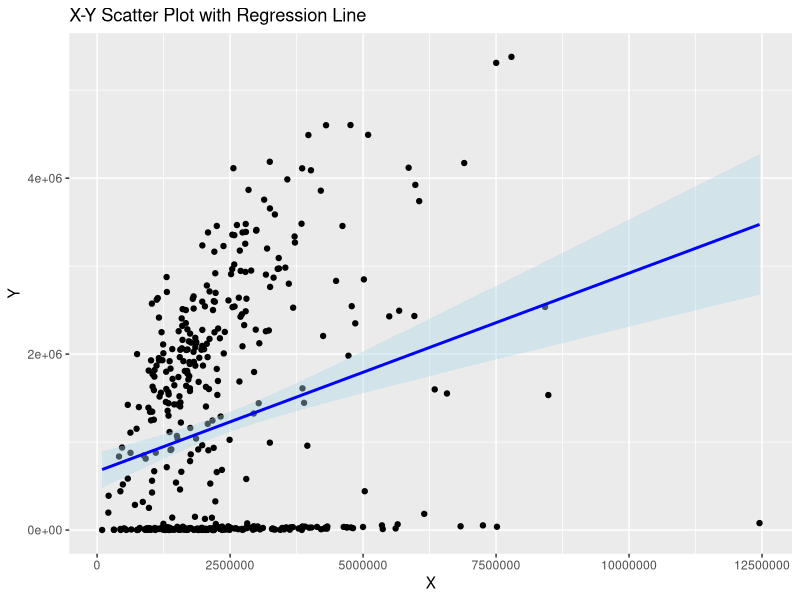

Write R code to recreate this figure.
## ---- chunk 1
knitr::opts_chunk$set(echo = TRUE)
getwd()
library(glue)
## ---- chunk 2
raw_data <- read.csv("Taipei City Energy Poverty.csv", header = TRUE)
raw_data
## ---- chunk 3
library(ggplot2)
plot <- ggplot(data=raw_data, aes(x=X2020income, y=X2020power)) +
  geom_point() +
  geom_smooth(method="lm", se=TRUE, color="blue", fill="lightblue") +
  labs(title="X-Y Scatter Plot with Regression Line", x="X", y="Y")
plot
